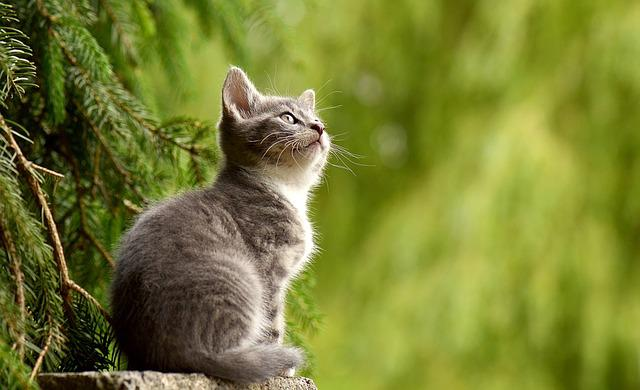
#> input picture 06_CV_영상처리실습자료/cv_images/img.jpg, 640 x 390 px, found by its file name
$ jupyter execute '41_블러링.ipynb'
#> lines starting #> are read from the running program, lines starting #| are printed output that depends on the picture
# 이미지 변형-흐림

- 이미지 커널 : https://setosa.io/ev/image-kernels/

## 흐림 효과(Blur)
- 블러링(Blurring) 또는 스무딩(Smoothing)이라 불림
- 영상이나 이미지를 번지게 하며, 해당 픽셀의 주변 값들과 비교하고 계산해서 픽셀들의 색상을 재조정함

- 단순히 이미지를 흐리게 만드는 것뿐만 아니라 노이즈를 제거해서 연산 시 계산을 빠르고 정확하게 수행하는 데 도움을 줌.
- 노이즈를 줄이거나 외부 영향을 최소화하는 데 사용
- 의도적으로 이미지를 흐리게 하는 이유는 보이는 정보를 조정함으로써 외곽선 정보를 보다 단순하게 처리함.

**cv2.blur()**
   - 이것은 단순 평균 블러링을 수행합니다.
   - 지정된 커널 크기 내의 모든 픽셀 값의 평균을 계산하여 이미지를 흐리게 만듭니다.
   - 결과적으로 동일한 가중치로 주변 픽셀의 값을 평균화합니다.

`dst = cv2.blur(src, ksize, anchor, borderType)` :입력 이미지(src)를 커널 크기(ksize), 고정점(anchor), 테두리 외삽법(borderType)으로 흐림 효과를 적용한 결과 이미지(dst)를 반환
- ksize : 커널(kernel) 크기-이미지에서 (x, y)의 픽셀과 설정한 크기의 사각형 커널이며 커널 크기가 클수록 더 흐려짐
- anchor :(-1, -1) 커널의 중심을 의미함, 기본값: 커널 내에서의 앵커 포인트(커널을 이미지에 적용할 때 기준이 되는 특정 픽셀 위치)
- borderType : 테두리 외삽법(Border Extrapolation) - 컨벌루션을 적용할 때, 이미지 가장자리 부분의 처리 방식
    - borderType=cv2.BORDER_DEFAULT : 기본 테두리 유형 사용


[cell 1]
import cv2

img_file = '../cv_images/img.jpg'
img = cv2.imread(img_file)
#> img is the input picture: shape (390, 640, 3); mean B, G, R 50.4, 126.1, 119.4

# 커널 크기 (9, 9)로 블러 처리, (-1, -1)은 커널의 중심을 앵커 포인트로 사용
dst = cv2.blur(img, (9,9), anchor=(-1,-1), borderType=cv2.BORDER_DEFAULT)  # 코드입력
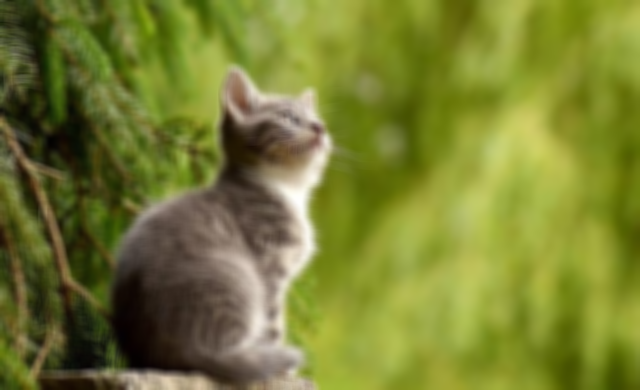
#> dst: shape (390, 640, 3); mean B, G, R 50.4, 126.1, 119.4

cv2.imshow("img", img)
cv2.imshow("dst", dst)

cv2.waitKey()
cv2.destroyAllWindows()

## 가우시안 블러

`blurred_image = cv2.GaussianBlur(source_image, (kernel_width, kernel_height), sigmaX, sigmaY)`
- 이미지를 흐리게 하면서도 노이즈도 제거함. 이렇게 하면 이미지 연산할때 보다 빠르게 정확하게 처리할 수 있음 = > 노이즈 제거, 이미지 부드럽게 처리, 엣지 검출을 위한 사전 처리 단계 등 다양한 목적으로 활용

   - 가우시안 함수를 기반으로 한 가중치를 사용하여 블러링을 수행합니다.
   - 커널의 중심에 가까운 픽셀은 더 높은 가중치를 가지며, 멀리 떨어진 픽셀은 더 낮은 가중치를 가집니다.
   - 커널의 크기는 블러링의 정도를 결정
       - 큰 커널은 이미지를 더 흐리게 만들며,
       - 작은 커널은 덜 흐리게 만듬
   - sigmaX : 가우시안 블러에서 X 방향의 표준 편차는 블러의 정도와 연관이 있음
        - 큰 표준 편차는 이미지를 더 흐리게 만들며,
        - 작은 표준 편차는 덜 흐리게 만듬
   - sigmaY	: Y 방향(세로) 가우시안 커널 표준편차 (기본값은 0)

### 커널 크기에 따른 블러 효과

[cell 2]
import cv2

img_file = '../cv_images/img.jpg'

img = cv2.imread(img_file)

# 커널사이즈 : 양수에 홀수 - (3, 3), (5, 5), (7, 7)이런 사이즈에 우수한 성능을 보여줌
kernel_3 = cv2.GaussianBlur(img, (3,3), 0) # (3,3) : 커널사이즈, 0: 커널의 표준편차 - 자동계산
kernel_5 = cv2.GaussianBlur(img, (5,5), 0) # 코드 입력 # (5,5) : 커널사이즈
kernel_7 = cv2.GaussianBlur(img, (7,7), 0) # (7,7) : 커널사이즈
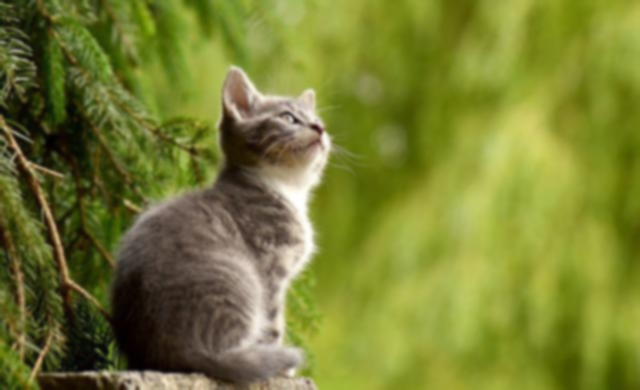
#> kernel_7: shape (390, 640, 3); mean B, G, R 50.4, 126.1, 119.4

cv2.imshow('img', img)
cv2.imshow('kernel_3', kernel_3)
cv2.imshow('kernel_5', kernel_5)
cv2.imshow('kernel_7', kernel_7)

cv2.waitKey(0)
cv2.destroyAllWindows()

### 표준 편차 변화에 따른 블러효과 - 커널 사이즈 변경보다 더 흐린 효과가 큼

[cell 3]
import cv2
img_file = '../cv_images/img.jpg'

img = cv2.imread(img_file)

# 커널값을 (0, 0)으로 하면 sigmaX 에 의해 정해짐
sigma_1 = cv2.GaussianBlur(img, (0,0), 1) # 1: sigmaX - 가우시안 커널의 x 방향의 표준편차
sigma_2 = cv2.GaussianBlur(img, (0,0), 2)   # 코드입력 # 2: sigmaX - 가우시안 커널의 x 방향의 표준편차
sigma_3 = cv2.GaussianBlur(img, (0,0), 3) # 3: sigmaX - 가우시안 커널의 x 방향의 표준편차

cv2.imshow('img', img)
cv2.imshow('sigma_1', sigma_1)
cv2.imshow('sigma_2', sigma_2)
cv2.imshow('sigma_3', sigma_3)

cv2.waitKey(0)
cv2.destroyAllWindows()

### **cv2.blur() vs cv2.GaussianBlur() vs cv2.medianBlur()**
- `cv2.blur()`평균블러링링: 단순히 주변 픽셀 평균 계산- 더 단순하고 빠르게 이미지를 흐리게 만들 수 있습니다. 특정 애플리케이션에서는 이것이 더 적합할 수 있음
- `cv2.GaussianBlur()`:가중 평균 (중앙 픽셀에 더 많은 가중치) - 이미지의 노이즈를 줄이는 데 특히 효과적입니다. 가우시안 블러는 노이즈 제거와 동시에 이미지의 경계를 부드럽게 만들어 주기 때문에 많은 컴퓨터 비전 작업에서 선호됨.
- `cv2.medianBlur()`: 미디언 블러링 (cv2.medianBlur) - 주변 픽셀의 중앙값을 사용, 노이즈 제거에 최고(특히 소금-후추 노이즈 제거 효과 뛰어남)

[cell 4]
import cv2
import numpy as np
import matplotlib.pyplot as plt
import koreanize_matplotlib

# 원본 이미지 불러오기
img = cv2.imread('../cv_images/img.jpg')
img_rgb = cv2.cvtColor(img, cv2.COLOR_BGR2RGB)  # matplotlib 출력용 RGB 변환

# 1. 평균 블러링 (Averaging Blur)
blur_avg = cv2.blur(img, (5, 5))  # (5x5) 커널로 평균

# 2. 가우시안 블러링 (Gaussian Blur)
blur_gaussian = cv2.GaussianBlur(img, (5, 5), 0)  # (5x5) 가우시안 커널, sigmaX=0

# 3. 미디언 블러링 (Median Blur)
blur_median = cv2.medianBlur(img, 5)  # 5x5 영역에서 중앙값(median)으로 대체

# 결과 이미지를 RGB로 변환 (matplotlib에 맞게)
blur_avg_rgb = cv2.cvtColor(blur_avg, cv2.COLOR_BGR2RGB)
blur_gaussian_rgb = cv2.cvtColor(blur_gaussian, cv2.COLOR_BGR2RGB)
blur_median_rgb = cv2.cvtColor(blur_median, cv2.COLOR_BGR2RGB)

# 이미지 시각화
plt.figure(figsize=(16, 12))

plt.subplot(2, 2, 1)
plt.title('원본 이미지')
plt.imshow(img_rgb)
plt.axis('off')

plt.subplot(2, 2, 2)
plt.title('평균 블러링 (Average)')
plt.imshow(blur_avg_rgb)
plt.axis('off')

plt.subplot(2, 2, 3)
plt.title('가우시안 블러링 (Gaussian)')
plt.imshow(blur_gaussian_rgb)
plt.axis('off')

plt.subplot(2, 2, 4)
plt.title('미디언 블러링 (Median)')
plt.imshow(blur_median_rgb)
plt.axis('off')

plt.tight_layout()
plt.show()
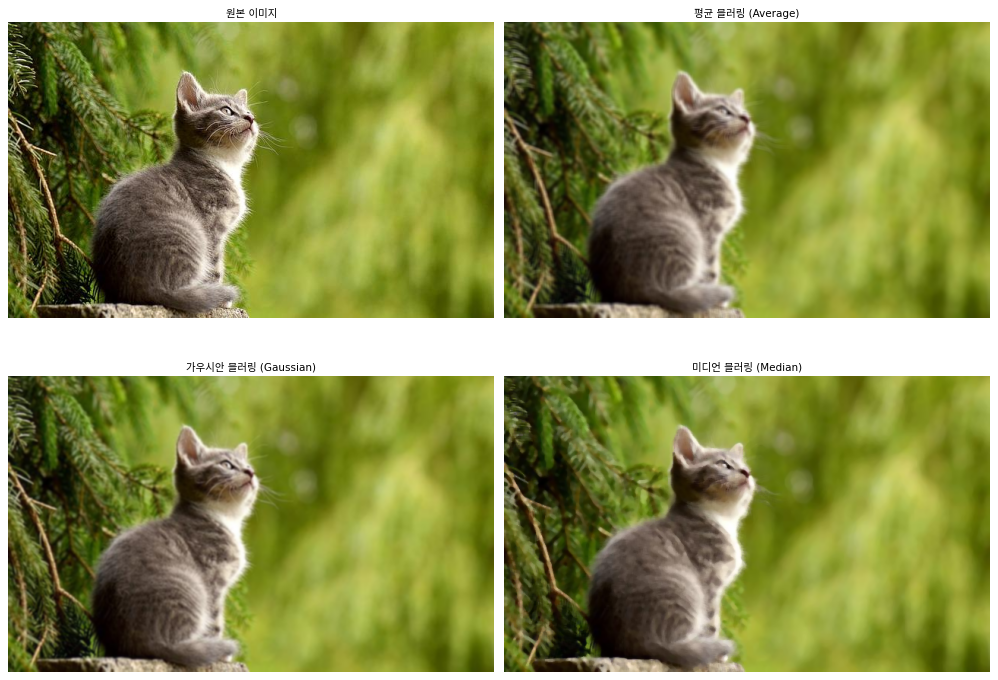
#> figure drawn by matplotlib, 4 panels
